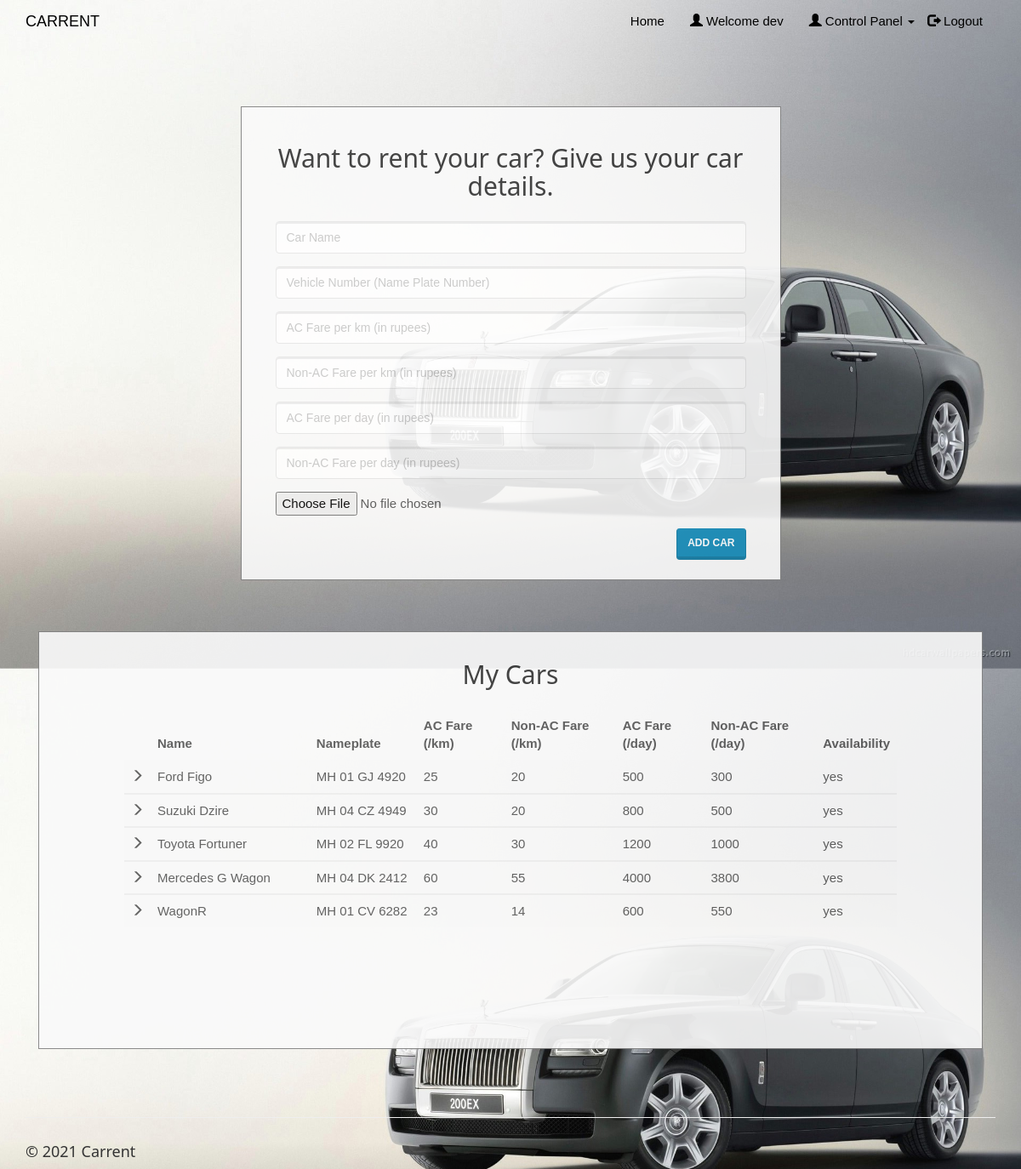
/entercar.php (signed in), run on the app's committed database.
### tables this page shows
CREATE TABLE `cars` (
  `car_id` int(20) NOT NULL,
  `car_name` varchar(50) NOT NULL,
  `car_nameplate` varchar(50) NOT NULL,
  `car_img` varchar(50) DEFAULT 'NA',
  `ac_price` float NOT NULL,
  `non_ac_price` float NOT NULL,
  `ac_price_per_day` float NOT NULL,
  `non_ac_price_per_day` float NOT NULL,
  `car_availability` varchar(10) NOT NULL
);

### entercar.php (the view, shortened to what this page needs)
<!DOCTYPE html>
<html>
<?php
include('session_client.php'); ?>
<head>
    <link rel="stylesheet" href="assets/bootstrap/css/bootstrap.min.css">
    <link rel="stylesheet" href="assets/fonts/font-awesome.min.css">
    <link rel="stylesheet" type="text/css" href="assets/css/customerlogin.css">
    <link rel="stylesheet" href="assets/w3css/w3.css">
    <link rel="stylesheet" type="text/css" media="screen" href="assets/css/clientpage.css" />
</head>
<body>
    <nav class="navbar navbar-custom navbar-fixed-top" role="navigation" style="color: black">
        <div class="container">
            <div class="navbar-header">
                <a class="navbar-brand page-scroll" href="index.php">
                   CARRENT </a>
            </div>
            <?php
                if(isset($_SESSION['login_client'])){
            ?>
            <div class="collapse navbar-collapse navbar-right navbar-main-collapse">
                <ul class="nav navbar-nav">
                    <li>
                        <a href="index.php">Home</a>
                    </li>
                    <li>
                        <a href="#"><span class="glyphicon glyphicon-user"></span> Welcome <?php echo $_SESSION['login_client']; ?></a>
                    </li>
                    <li>
                    <ul class="nav navbar-nav navbar-right">
            <li><a href="#" class="dropdown-toggle active" data-toggle="dropdown" role="button" aria-haspopup="true" aria-expanded="false"><span class="glyphicon glyphicon-user"></span> Control Panel <span class="caret"></span> </a>
            </li>
          </ul>
                    </li>
                    <li>
                        <a href="logout.php"><span class="glyphicon glyphicon-log-out"></span> Logout</a>
                    </li>
                </ul>
            </div>
            <?php
                }
                ?>
        </div>
    </nav>
    <div class="container" style="margin-top: 65px;" >
    <div class="col-md-7" style="float: none; margin: 0 auto;">
      <div class="form-area">
        <form role="form" action="entercar1.php" enctype="multipart/form-data" method="POST">
        <br style="clear: both">
          <h3 style="margin-bottom: 25px; text-align: center; font-size: 30px;"> Want to rent your car? Give us your car details. </h3>
          <div class="form-group">
            <input type="text" class="form-control" id="car_name" name="car_name" placeholder="Car Name " required autofocus="">
          </div>
          <div class="form-group">
            <input type="text" class="form-control" id="car_nameplate" name="car_nameplate" placeholder="Vehicle Number (Name Plate Number)" required>
          </div>
          <div class="form-group">
            <input type="text" class="form-control" id="ac_price" name="ac_price" placeholder="AC Fare per km (in rupees)" required>
          </div>
          <div class="form-group">
            <input type="text" class="form-control" id="non_ac_price" name="non_ac_price" placeholder="Non-AC Fare per km (in rupees)" required>
          </div>
          <div class="form-group">
            <input type="text" class="form-control" id="ac_price_per_day" name="ac_price_per_day" placeholder="AC Fare per day (in rupees)" required>
          </div>
          <div class="form-group">
            <input type="text" class="form-control" id="non_ac_price_per_day" name="non_ac_price_per_day" placeholder="Non-AC Fare per day (in rupees)" required>
          </div>
          <div class="form-group">
            <input name="uploadedimage" type="file">
          </div>
           <button type="submit" id="submit" name="submit" class="btn btn-primary pull-right"> Add car</button>
        </form>
      </div>
    </div>
        <div class="col-md-12" style="float: none; margin: 0 auto;">
    <div class="form-area" style="padding: 0px 100px 100px 100px;">
        <form action="" method="POST">
        <br style="clear: both">
          <h3 style="margin-bottom: 25px; text-align: center; font-size: 30px;"> My Cars </h3>
<?php
$user_check=$_SESSION['login_client'];
$sql = "SELECT * FROM cars WHERE car_id IN (SELECT car_id FROM clientcars WHERE client_username='$user_check');";
$result = mysqli_query($conn, $sql);
if (mysqli_num_rows($result) > 0) {
  ?>
<div style="overflow-x:auto;">
  <table class="table table-striped">
    <thead class="thead-dark">
      <tr>
        <th></th>
        <th width="24%"> Name</th>
        <th width="15%"> Nameplate </th>
        <th width="13%"> AC Fare (/km) </th>
        <th width="17%"> Non-AC Fare (/km)</th>
        <th width="13%"> AC Fare (/day)</th>
        <th width="17%"> Non-AC Fare (/day)</th>
        <th width="1%"> Availability </th>
      </tr>
    </thead>
    <?PHP
      while($row = mysqli_fetch_assoc($result)){
    ?>
  <tbody>
    <tr>
      <td> <span class="glyphicon glyphicon-menu-right"></span> </td>
      <td><?php echo $row["car_name"]; ?></td>
      <td><?php echo $row["car_nameplate"]; ?></td>
      <td><?php echo $row["ac_price"]; ?></td>
      <td><?php echo $row["non_ac_price"]; ?></td>
      <td><?php echo $row["ac_price_per_day"]; ?></td>
      <td><?php echo $row["non_ac_price_per_day"]; ?></td>
      <td><?php echo $row["car_availability"]; ?></td>
    </tr>
  </tbody>
  <?php } ?>
  </table>
  </div>
    <br>
  <?php } else { ?>
  <h4><center>0 Cars available</center> </h4>
  <?php } ?>
        </form>
</div>
        </div>
    </div>
</body>
<footer class="site-footer">
        <div class="container">
            <hr>
            <div class="row">
                <div class="col-sm-6">
                    <h5>© 2021 Carrent</h5>
                </div>
            </div>
        </div>
    </footer>
</html>

### assets/css/customerlogin.css (style rules this page uses)
body, html { height: 100%; }
body { padding-top: 50px; background: url("../../assets/img/forcustomer.png"); background-size: 100%; }
footer { display: block; }

### assets/w3css/w3.css (style rules this page uses)
*,*:before,*:after { box-sizing:inherit }
html { -ms-text-size-adjust:100%;-webkit-text-size-adjust:100% }
body { margin:0 }
article,aside,details,figcaption,figure,footer,header,main,menu,nav,section,summary { display:block }
a { background-color:transparent;-webkit-text-decoration-skip:objects }
hr { box-sizing:content-box;height:0;overflow:visible }
button,input,select,textarea { font:inherit;margin:0 }
button,input { overflow:visible }
button,select { text-transform:none }
button,html [type=button],[type=reset],[type=submit] { -webkit-appearance:button }
html,body { font-family:Verdana,sans-serif;font-size:15px;line-height:1.5 }
html { overflow-x:hidden }
h3 { font-size:24px }
h5 { font-size:18px }
h1,h2,h3,h4,h5,h6 { font-family:"Segoe UI",Arial,sans-serif;font-weight:400;margin:10px 0 }
hr { border:0;border-top:1px solid #eee;margin:20px 0 }
a { color:inherit }

### assets/css/clientpage.css (style rules this page uses)
.form-area { background-color: #FAFAFA; padding: 10px 40px 60px; margin: 10px 0px 60px; border: 1px solid GREY; opacity: 0.9; }

### data on the page
cars: car_name "Ford Figo", car_nameplate "MH 01 GJ 4920", ac_price "25", non_ac_price "20", ac_price_per_day "500", non_ac_price_per_day "300", car_availability "yes"
cars: car_name "Suzuki Dzire", car_nameplate "MH 04 CZ 4949", ac_price "30", non_ac_price "20", ac_price_per_day "800", non_ac_price_per_day "500", car_availability "yes"
cars: car_name "Toyota Fortuner", car_nameplate "MH 02 FL 9920", ac_price "40", non_ac_price "30", ac_price_per_day "1200", non_ac_price_per_day "1000", car_availability "yes"
cars: car_name "Mercedes G Wagon", car_nameplate "MH 04 DK 2412", ac_price "60", non_ac_price "55", ac_price_per_day "4000", non_ac_price_per_day "3800", car_availability "yes"
cars: car_name "WagonR", car_nameplate "MH 01 CV 6282", ac_price "23", non_ac_price "14", ac_price_per_day "600", non_ac_price_per_day "550", car_availability "yes"

### other printed values
$_SESSION['login_client'] "dev"
